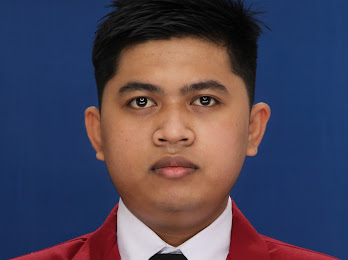
#> input picture Modul6/Codelab/pasfoto.jpg, 348 x 260 px, found by its file name
$ python Percobaan1.py
#> lines starting #> are read from the running program, lines starting #| are printed output that depends on the picture
# TODO 0 : Import library lain yang dibutuhkan
from PIL import Image, ImageDraw, ImageFont

# TODO 1: Lakukan load image pada variabel berikut
# hint: kalian bisa gunakan fungsi open()

image_path = "E:/Pratikum_Sem_5/Praktikum_Pemprograman_Fungsional_H/Modul6/Codelab/pasfoto.jpg"
gambarku = Image.open(image_path)
#> gambarku is the input picture: PIL image 348x260 RGB; mean R, G, B 76.2, 69.2, 87.7

# TODO 2: Ubah gambar menjadi hitam-putih
# hint: kalian bisa gunakan fungsi convert()
gambarBW = gambarku.convert('L')
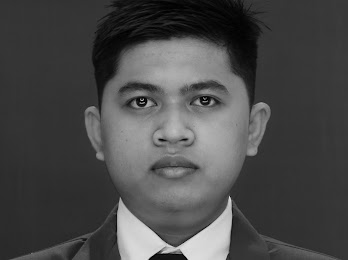
#> gambarBW: PIL image 348x260 L; min 0, max 225, mean 73.4

# TODO 3: Tambahkan text sesuai kriteria.
draw = ImageDraw.Draw(gambarBW)
font = ImageFont.truetype(r'E:\\Pratikum_Sem_5\Praktikum_Pemprograman_Fungsional_H\Modul6\Demo\arial.ttf',24)
text = "Abdul Karim-202110370311093"

text_bbox = draw.textbbox((0, 0), text, font=font)
#> text_bbox = (0, 5, 384, 23)
text_width = text_bbox[2] - text_bbox[0]
#> text_width = 384
text_height = text_bbox[3] - text_bbox[1]
#> text_height = 18

text_x = (gambarku.width - text_width) // 2
#> text_x = -18
text_y = 20
draw.text((text_x, text_y), text, font=font, fill=255)

# TODO 4: Simpan gambar hasil edit menggunakan fungsi save()
gambarBW.save('E:/Pratikum_Sem_5/Praktikum_Pemprograman_Fungsional_H/Modul6/percobaan_satu.jpg')
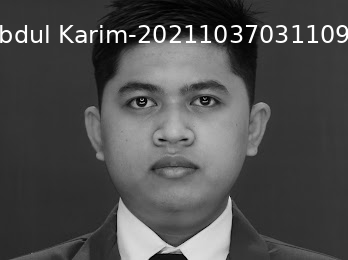
#> saved as percobaan_satu.jpg: PIL image 348x260 L; min 0, max 255, mean 77.6

# TODO 5: Tampilkan hasil akhir gambar
gambarBW.show()

$ run again, with Modul6/Codelab/random.jpeg copied over Modul6/Codelab/pasfoto.jpg
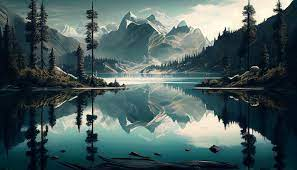
#> input picture Modul6/Codelab/random.jpeg, 297 x 170 px, found by its file name
#> gambarku is the input picture: PIL image 297x170 RGB; mean R, G, B 73.1, 92.9, 93
#> `gambarBW = gambarku.convert('L')`:
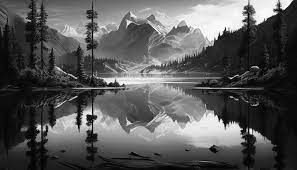
#> gambarBW: PIL image 297x170 L; min 0, max 255, mean 87
#> text_bbox = (0, 5, 384, 23)
#> text_width = 384
#> text_height = 18
#> text_x = -44
#> `gambarBW.save('E:/Pratikum_Sem_5/Praktikum_Pemprograman_Fungsional_H/M..`:
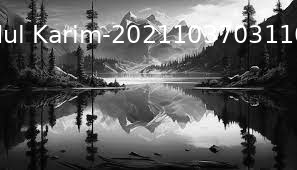
#> saved as percobaan_satu.jpg: PIL image 297x170 L; min 0, max 255, mean 91.4
